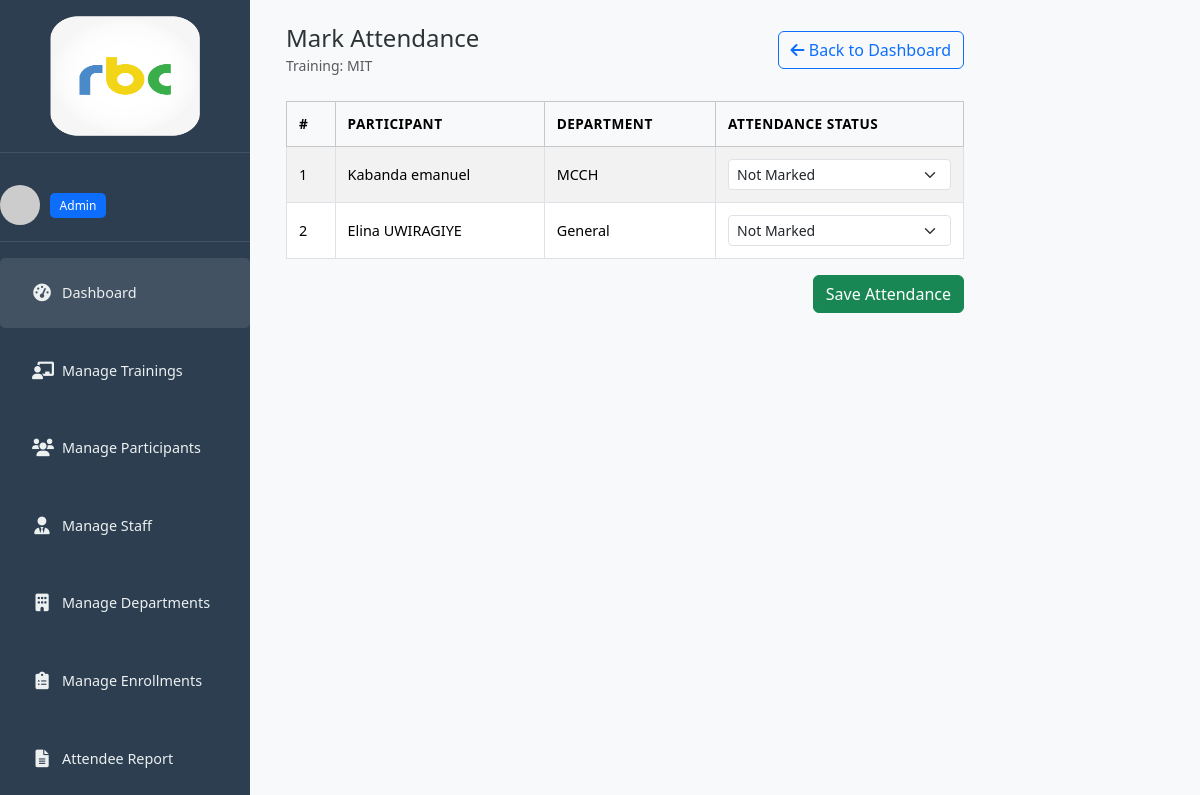
/trainings/3/attendance/ (signed in), run on the app's committed database.
### trainings/models.py (models this page shows, shortened)
class Staff(models.Model):
    ROLE_CHOICES = (
        ('admin', 'Admin'),
        ('regular', 'Regular'),
        ('supervisor', 'Supervisor'),
    )
    user = models.OneToOneField(User, on_delete=models.CASCADE)
    role = models.CharField(max_length=10, choices=ROLE_CHOICES)
    department = models.ForeignKey(Department, on_delete=models.SET_NULL, null=True, blank=True)
    contact_number = models.CharField(max_length=15, blank=True, null=True)
    position = models.CharField(max_length=100, blank=True, null=True)
    active = models.BooleanField(default=True)

class Training(models.Model):
    STATUS_CHOICES = (
        ('pending', 'Pending Approval'),
        ('approved', 'Approved'),
        ('rejected', 'Rejected'),
        ('in_progress', 'In Progress'),
        ('completed', 'Completed'),
        ('canceled', 'Canceled'),
    )
    title = models.CharField(max_length=200)
    department = models.ForeignKey(Department, on_delete=models.SET_NULL, null=True, blank=True)
    description = models.TextField()
    location = models.CharField(max_length=255)
    start_date = models.DateField()
    end_date = models.DateField()
    start_time = models.TimeField()
    end_time = models.TimeField()
    max_capacity = models.PositiveIntegerField()
    coordinator = models.ForeignKey(
        User,
        on_delete=models.SET_NULL,
        null=True,
        blank=True,
        related_name='coordinated_trainings'
    )
    category = models.CharField(max_length=100, blank=True)
    status = models.CharField(max_length=20, choices=STATUS_CHOICES, default='pending')
    created_by = models.ForeignKey(User, on_delete=models.CASCADE)
    created_at = models.DateTimeField(auto_now_add=True)
    concept_note = models.FileField(upload_to='concept_notes/', null=True, blank=True)

class Enrollment(models.Model):
    CONFIRMATION_CHOICES = (
        ('pending', 'Pending'),
        ('confirmed', 'Confirmed'),
        ('declined', 'Declined'),
    )
    ATTENDANCE_CHOICES = (
        ('not_marked', 'Not Marked'),
        ('attended', 'Attended'),
        ('absent', 'Absent'),
    )
    training = models.ForeignKey(Training, on_delete=models.CASCADE)
    participant = models.ForeignKey(Participant, on_delete=models.CASCADE)
    enrollment_date = models.DateTimeField(auto_now_add=True)
    enrolled_by = models.ForeignKey(User, on_delete=models.SET_NULL, null=True)
    confirmation_status = models.CharField(max_length=10, choices=CONFIRMATION_CHOICES, default='pending')
    confirmation_date = models.DateTimeField(null=True, blank=True)
    attendance_status = models.CharField(max_length=15, choices=ATTENDANCE_CHOICES, default='not_marked')
    notes = models.TextField(blank=True)
    invite_token = models.UUIDField(default=uuid.uuid4, editable=False, unique=True)

class Participant(models.Model):
    full_name = models.CharField(max_length=100)
    email = models.EmailField()
    phone = models.CharField(max_length=20, blank=True)
    department = models.ForeignKey(Department, on_delete=models.SET_NULL, null=True, blank=True)
    position = models.CharField(max_length=100, blank=True)
    notes = models.TextField(blank=True)

class Department(models.Model):
    name = models.CharField(max_length=100, unique=True)
    def __str__(self):
        return self.name

### trainings/views.py (the view, shortened to what this page needs)
# urls.py: path('trainings/<int:training_id>/attendance/', views.mark_attendance, name='mark_attendance'),
@login_required
def mark_attendance(request, training_id):
    training = get_object_or_404(Training, id=training_id)
    if training.status != 'approved':
        messages.error(request, "Attendance cannot be marked until this training is approved.")
        return redirect('dashboard')
    if not (
        request.user.is_staff or
        training.created_by == request.user or
        training.coordinator == request.user
    ):
        messages.error(request, "You are not allowed to mark attendance for this training.")
        return redirect('dashboard')
    enrollments = Enrollment.objects.filter(training=training)
    return render(request, 'trainings/attendance_form.html', {
        'training': training,
        'enrollments': enrollments,
        'staff': request.user.staff
    })

### trainings/templates/trainings/attendance_form.html (shortened to what this page needs)
{% extends 'base.html' %}
{% block content %}
<div class="d-flex">
  {% include 'trainings/sidebar.html' %}
  <div class="main-content px-4 pt-4 w-100">
    <div class="d-flex justify-content-between align-items-center mb-4">
      <div>
        <h4 class="mb-0">Mark Attendance</h4>
        <small class="text-muted">Training: {{ training.title }}</small>
      </div>
      <a href="{% url 'dashboard' %}" class="btn btn-outline-primary">
        <i class="fas fa-arrow-left"></i> Back to Dashboard
      </a>
    </div>
    <form method="post">
      <div class="table-responsive">
        <table class="table table-striped table-bordered table-hover">
          <thead class="table-light">
            <tr>
              <th>#</th>
              <th>Participant</th>
              <th>Department</th>
              <th>Attendance Status</th>
            </tr>
          </thead>
          <tbody>
            {% for e in enrollments %}
            <tr>
              <td>{{ forloop.counter }}</td>
              <td>{{ e.participant.full_name }}</td>
              <td>{{ e.participant.department }}</td>
              <td>
                <select name="attendance_{{ e.id }}" class="form-select form-select-sm">
                  <option value="not_marked" {% if e.attendance_status == "not_marked" %}selected{% endif %}>Not Marked</option>
                </select>
              </td>
            </tr>
            {% empty %}
            <tr>
              <td colspan="4" class="text-center text-muted">No participants enrolled in this training.</td>
            </tr>
            {% endfor %}
          </tbody>
        </table>
      </div>
      <div class="d-flex justify-content-end mt-3">
        <button type="submit" class="btn btn-success">Save Attendance</button>
      </div>
    </form>
  </div>
</div>
{% endblock %}

### trainings/templates/trainings/sidebar.html (shortened to what this page needs)
{% load static %}
<div class="sidebar">
  <div class="logo">
    <img src="{% static 'img/logo1.png' %}" alt="Logo" width="150" height="120">
  </div>
  <div class="user-info">
    <div class="avatar">
      <img src="https://via.placeholder.com/50" alt="User avatar">
    </div>
    <div class="user-details">
      <span class="badge bg-primary">{{ staff.role|title }}</span>
    </div>
  </div>
  <div class="menu">
    <ul>
      <li class="active">
        <a href="{% url 'dashboard' %}">
          <i class="fas fa-tachometer-alt"></i>
          <span>Dashboard</span>
        </a>
      </li>
      {% if staff.role == 'admin' %}
      <li>
        <a href="{% url 'training_list' %}">
          <i class="fas fa-chalkboard-teacher"></i>
          <span>Manage Trainings</span>
        </a>
      </li>
        <li>
          <a href="{% url 'participant_list' %}">
            <i class="fas fa-users"></i>
            <span>Manage Participants</span>
          </a>
        </li>
        <li>
          <a href="{% url 'staff_list' %}">
            <i class="fas fa-user-tie"></i>
            <span>Manage Staff</span>
          </a>
        </li>
        <li>
          <a href="{% url 'department_list' %}">
            <i class="fas fa-building"></i>
            <span>Manage Departments</span>
          </a>
        </li>
        <li>
          <a href="{% url 'enrollment_list' %}">
            <i class="fas fa-clipboard-list"></i>
            <span>Manage Enrollments</span>
          </a>
        </li>
        <li>
          <a href="{% url 'attendee_report' %}">
            <i class="fas fa-file-alt"></i>
            <span>Attendee Report</span>
          </a>
        </li>
      {% endif %}
    </ul>
  </div>
</div>

### trainings/static/css/main_admin.css (style rules this page uses)
:root { --primary-color: #6c5ce7; --secondary-color: #00b894; --danger-color: #ff7675; --warning-color: #fdcb6e; --text-color: #2d3436; --light-text: #636e72; --bg-color: #f5f6fa; --card-bg: #ffffff; --sidebar-bg: #2c3e50; --sidebar-text: #ecf0f1; }
body { background-color: var(--bg-color); color: var(--text-color); font-family: 'Segoe UI', Tahoma, Geneva, Verdana, sans-serif; margin: 0; padding: 0; }
.sidebar { width: 250px; min-height: 100vh; background-color: #2c3e50; color: #fff; position: sticky; top: 0; }
.logo { padding: 1rem 0; border-bottom: 1px solid rgba(255,255,255,0.1); margin-bottom: 1rem; text-align: center; }
.user-info { display: flex; align-items: center; padding: 1rem 0; border-bottom: 1px solid rgba(255,255,255,0.1); margin-bottom: 1rem; }
.avatar { width: 40px; height: 40px; border-radius: 50%; overflow: hidden; margin-right: 10px; }
.avatar img { width: 100%; height: 100%; object-fit: cover; }
.menu ul { list-style: none; padding: 0; margin: 0; }
.menu li { margin-bottom: 0.5rem; border-radius: 5px; transition: all 0.3s; }
.menu li.active, .menu li:hover { background-color: rgba(255,255,255,0.1); }
.menu li a, .menu li { display: flex; align-items: center; padding: 0.75rem 1rem; color: var(--sidebar-text); text-decoration: none; font-size: 0.9rem; }
.menu li i { margin-right: 10px; font-size: 1.1rem; width: 20px; text-align: center; }
.main-content { flex: 1; margin-left: 250px; padding: 1rem; }
.table { width: 100%; margin-bottom: 0; }
.table th { font-weight: 600; font-size: 0.85rem; text-transform: uppercase; letter-spacing: 0.5px; border-top: none; padding: 0.75rem; vertical-align: middle; }
.table td { padding: 0.75rem; vertical-align: middle; font-size: 0.9rem; }
.badge { padding: 0.4rem 0.6rem; font-size: 0.75rem; font-weight: 500; border-radius: 5px; }
html, body { height: 100%; margin: 0; padding: 0; scroll-behavior: smooth; overflow-x: hidden; }
body { display: flex; flex-direction: column; }
.sidebar { position: fixed; left: 0; top: 0; height: 100vh; overflow-y: auto; z-index: 100; }
.main-content { margin-left: 250px; flex: 1; min-height: 100vh; padding: 1rem; overflow-y: auto; position: relative; top: 0; }
.main-content { padding-top: 20px; width: calc(100% - 250px); box-sizing: border-box; }
.top-nav, h1, h2, h3, h4 { margin-top: 0; padding-top: 0; }
.table-responsive { width: 100%; margin-top: 20px; }

### data on the page
Staff: role "Admin"
Training: title "MIT"
Enrollment: participant.full_name "Kabanda emanuel", participant.department "MCCH", attendance_status+id "Not Marked"
Enrollment: participant.full_name "Elina UWIRAGIYE", participant.department "General", attendance_status+id "Not Marked"
